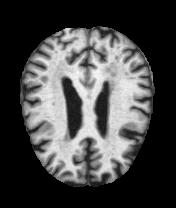
#> input picture combined/MildDemented/30 (25).jpg, 176 x 208 px, found by its file name; its folder holds only this picture in this run
$ jupyter execute --allow-errors img_enhancement.ipynb   (older library calls are emulated)
#> lines starting #> are read from the running program, lines starting #| are printed output that depends on the picture
#> further down, img is the input picture: shape (208, 176, 3); min 0, max 252, mean 70
#> `gray_img_eqhist = cv2.equalizeHist(gray_img)`:
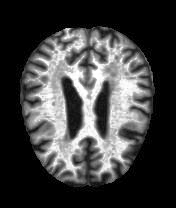
#> gray_img_eqhist: shape (208, 176); min 0, max 255, mean 64.2
#> `gray_img_eqhist = cv2.GaussianBlur(img, (9, 9),0)`:
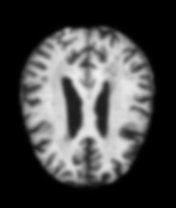
#> gray_img_eqhist: shape (208, 176, 3); min 0, max 239, mean 70
#> `new_image = image.filter(ImageFilter.UnsharpMask(radius=2))`:
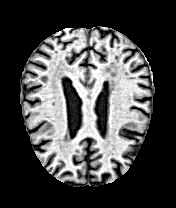
#> new_image: PIL image 176x208 RGB; min 0, max 255, mean 71.1
[cell 1]
import numpy as np
import pandas as pd
import seaborn as sns
import tensorflow as tf
from tensorflow import keras
import matplotlib.pyplot as plt
import os
import cv2

## Histogram Equalization

[cell 2]
## HISTOGRAM EQUALIZATION
#train data
from os import listdir

# get the path/directory
classes = ['MildDemented', 'ModerateDemented', 'NonDemented', 'VeryMildDemented']
#> (the rest of this cell did not finish here and is left out)

[cell 3]
## HISTOGRAM EQUALIZATION
#test data
from os import listdir

# get the path/directory
classes = ['MildDemented', 'ModerateDemented', 'NonDemented', 'VeryMildDemented']
#> (the rest of this cell did not finish here and is left out)

## Gaussian Filter

[cell 4]
##GAUSSIAN FILTER
#train data

# get the path/directory
classes = ['MildDemented', 'ModerateDemented', 'NonDemented', 'VeryMildDemented']
#> (the rest of this cell did not finish here and is left out)

[cell 5]
##GAUSSIAN FILTER
#test data

# get the path/directory
classes = ['MildDemented', 'ModerateDemented', 'NonDemented', 'VeryMildDemented']
#> (the rest of this cell did not finish here and is left out)

## Unsharp Filter

[cell 6]
##UNSHARP FILTER
#train data

# get the path/directory
from PIL import ImageFilter
from PIL import Image
import numpy
classes = ['MildDemented', 'ModerateDemented', 'NonDemented', 'VeryMildDemented']
#> (the rest of this cell did not finish here and is left out)
